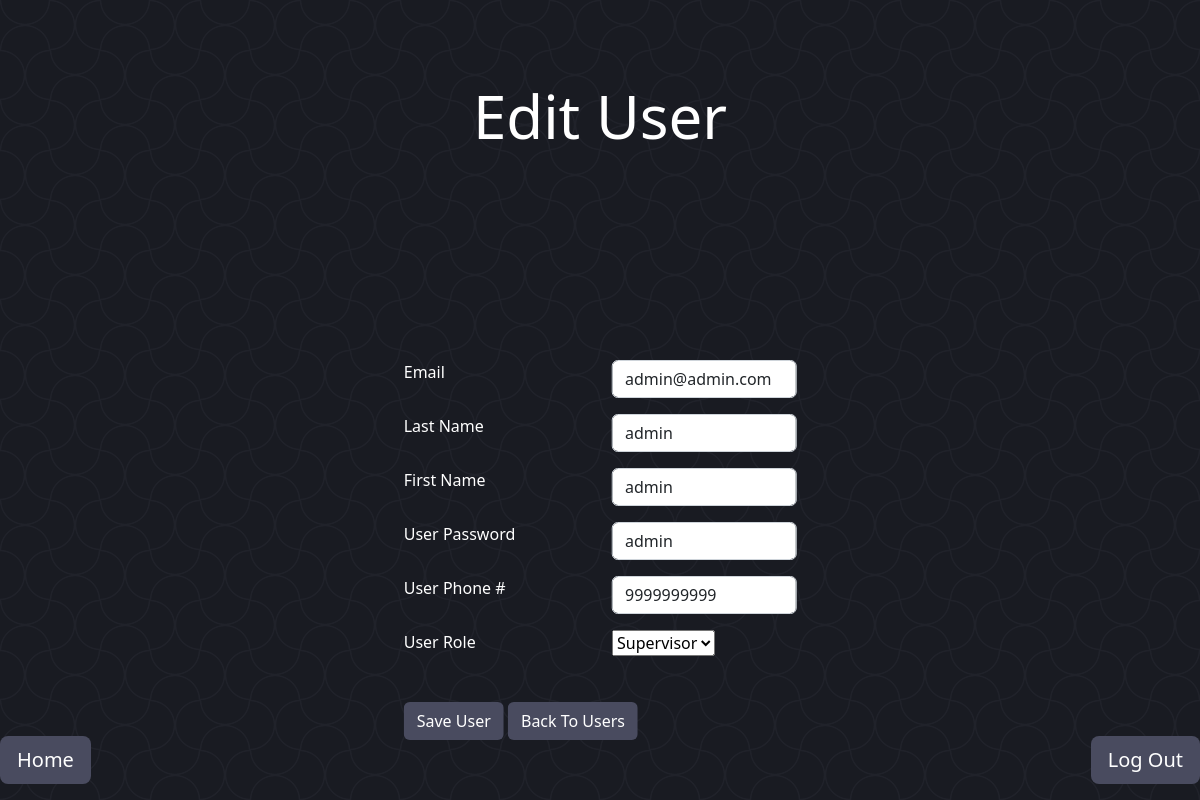
Screenshot of /userEdit/admin@admin.com/ with the database file from the repository.
### Management/models.py (models this page shows, shortened)
class User(models.Model):
    email = models.EmailField(max_length=20, primary_key=True)
    lName = models.CharField(max_length=30, null=True, default='')
    fName = models.CharField(max_length=30, null=True, default='')
    password = models.CharField(max_length=20)
    phone = models.CharField(max_length=15)
    role = models.PositiveSmallIntegerField(
        choices=(
            (1, "Supervisor"),
            (2, "Instructor"),
            (3, "TA")
        ))
    @staticmethod
    def getUser(email):
        return get_object_or_404(User, pk=email)

### Management/views.py (the view, shortened to what this page needs)
# urls.py: path('userEdit/<str:email_id>/', userEdit.as_view(), name='userEdit'),
class userEdit(View):
    def get(self, request, email_id):
        user = User.getUser(email_id)
        form = UserForm(instance=user)
        context = {'user': user, 'form': form}
        return render(request, "main/User/userEdit.html", context)

### Management/forms.py
class UserForm(forms.ModelForm):
    class Meta:
        model = User
        fields = ['email', 'lName', 'fName', 'password', 'phone', 'role']

### templates/main/User/userEdit.html (shortened to what this page needs)
{% extends 'basePages.html' %}
    {% load crispy_forms_tags %}
    {% load crispy_forms_filters %}
{% block header %}
    Edit User
{% endblock header %}
{% block content %}
    <div class="container position-relative" style="height: 500px">
        <div class="UserAddForm position-absolute top-50 start-50 translate-middle">
            <form method="post">
                <div class="row mb-3">
                    <div class="col">
                        <label class="form-label text-white">Email</label>
                    </div>
                    <div class="col">
                        <input type="email" class="form-control" name="email" value="{{ user.email }}" readonly>
                    </div>
                </div>
                <div class="row mb-3">
                    <div class="col">
                        <label class="form-label text-white">Last Name</label>
                    </div>
                    <div class="col">
                        <input type="text" class="form-control" name="lName" value="{{ user.lName }}">
                    </div>
                </div>
                <div class="row mb-3">
                    <div class="col">
                        <label class="form-label text-white">First Name</label>
                    </div>
                    <div class="col">
                        <input type="text" class="form-control" name="fName" value="{{ user.fName }}">
                    </div>
                </div>
                <div class="row mb-3">
                    <div class="col">
                        <label class="form-label text-white">User Password</label>
                    </div>
                    <div class="col">
                        <input type="text" class="form-control" name="password" value="{{ user.password }}">
                    </div>
                </div>
                <div class="row mb-3">
                    <div class="col">
                        <label class="form-label text-white">User Phone #</label>
                    </div>
                    <div class="col">
                        <input type="text" class="form-control" name="phone" value="{{ user.phone }}">
                    </div>
                </div>
                <div class="row mb-3">
                    <div class="col">
                        <label class="form-label text-white">User Role</label>
                    </div>
                    <div class="col">
                        <select name="role" value="{{ user.role }}">
                            {% if user.role == 1 %}
                            <option selected value="1">Supervisor</option>
                            {% else %}
                            <option value="1">Supervisor</option>
                            {% endif %}
                        </select>
                    </div>
                </div>
                <br>
                <input class="btn" type="submit" value="Save User" style="color: white; background-color: #494b5f"></input>
                <a class="btn" href="{% url 'users' %}" role="button" style="color: white; background-color: #494b5f">Back To Users</a>
            </form>
        </div>
    </div>
{% endblock content %}

### static/css/style.css (style rules this page uses)
body { background-color: #282934; color: white !important; --s: 50px; --c: #191b22; --_s: calc(2*var(--s)) calc(2*var(--s)); --_g: 35.36% 35.36% at; --_c: #0000 66%,#20222a 68% 70%,#0000 72%; background: radial-gradient(var(--_g) 100% 25%,var(--_c)) var(--s) var(--s)/var(--_s), radial-gradient(var(--_g) 0 75%,var(--_c)) var(--s) var(--s)/var(--_s), radial-gradient(var(--_g) 100% 25%,var(--_c)) 0 0/var(--_s), radial-gradient(var(--_g) 0 75%,var(--_c)) 0 0/var(--_s), repeating-conic-gradient(var(--c) 0 25%,#0000 0 50%) 0 0/var(--_s), radial-gradient(var(--_c)) 0 calc(var(--s)/2)/var(--s) var(--s) var(--c); background-attachment: fixed; }

### rows the page displays
User: email "admin@admin.com", lName "admin", fName "admin", password "admin", phone "9999999999", role "Supervisor"
